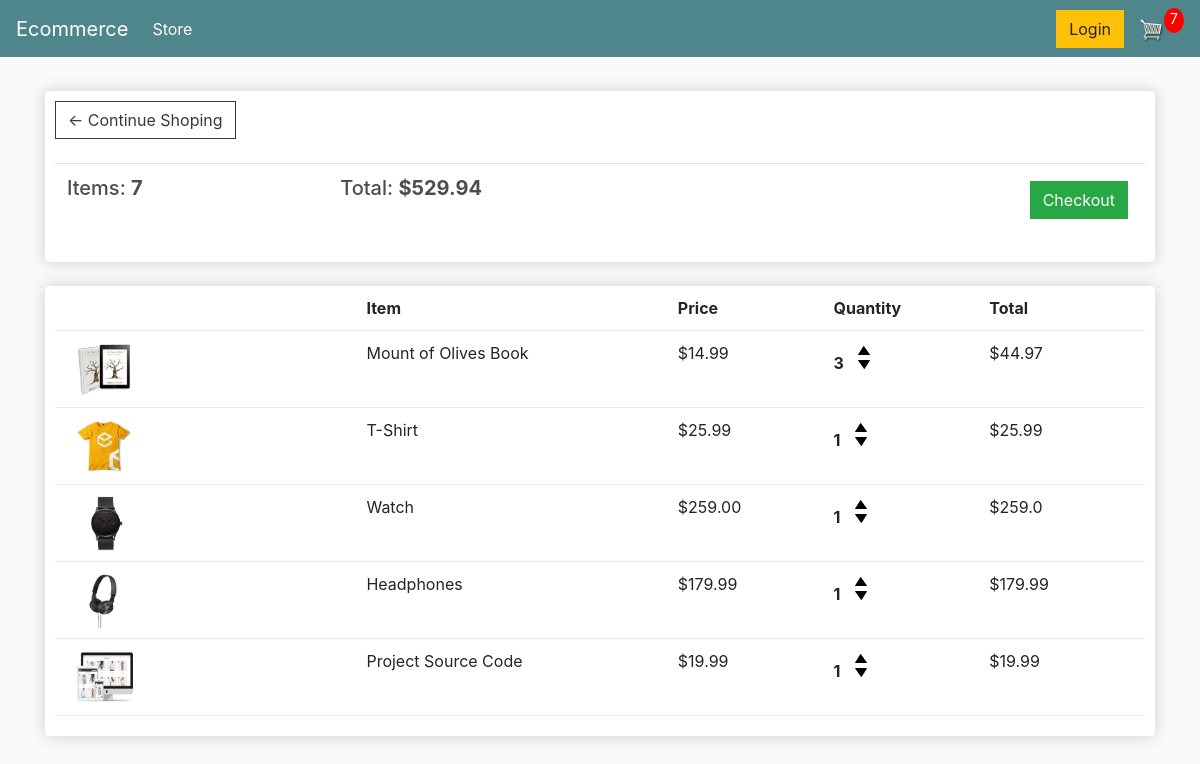
Page /store/cart/ (signed in) on the earlier database version.
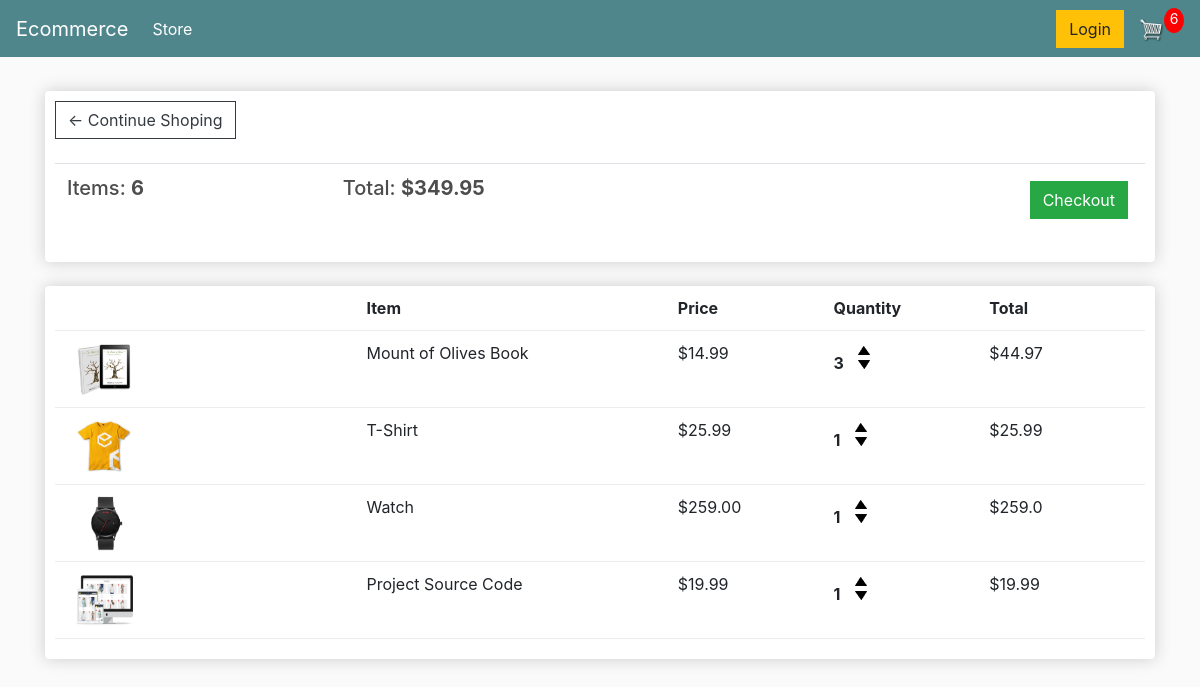
Same page on the later database version.
### store/models.py (models this page shows, shortened)
class Order(models.Model):
    customer = models.ForeignKey(Customer, null=True, blank=True, on_delete=models.SET_NULL)
    order_date = models.DateTimeField(auto_now_add=True)
    complete = models.BooleanField(default=False)
    transation_id = models.CharField(max_length=50, null=True)
    @property
    def get_cart_total(self):
        orderitems = self.orderitem_set.all()
        total = sum([item.get_total for item in orderitems ])
        return total
    @property
    def get_cart_items(self):
        orderitems = self.orderitem_set.all()
        total = sum([item.quantity for item in orderitems ])
        return total

class OrderItem(models.Model):
    product = models.ForeignKey(Product, null=True, blank=True, on_delete=models.SET_NULL)
    order = models.ForeignKey(Order, null=True, blank=True, on_delete=models.SET_NULL)
    quantity = models.IntegerField(default=0, null=True, blank=True)
    added_date = models.DateTimeField(auto_now_add=True)
    @property
    def get_total(self):
        total = self.product.price * self.quantity
        return total

class Product(models.Model):
    name = models.CharField(max_length=50)
    price = models.FloatField()
    digital = models.BooleanField(default=False, null=True, blank=True)
    image = models.ImageField(null= True, blank= True)
    @property
    def image_url(self):
        try:
            url = self.image.url
        except:
            url = ""
        return url

### store/views.py (the view)
# urls.py: path('cart/', cart, name='cart'),
def cart(request):
    if request.user.is_authenticated:
        customer = request.user.customer
        order, created = Order.objects.get_or_create(customer= customer, complete= False )
        items = order.orderitem_set.all()
        cartItems = order.get_cart_items
    else:
        items = []
        order= {"get_cart_total": 0, 'get_cart_items': 0, 'shipping': False}
        cartItems = order['get_cart_items']
    context = {
        'items': items,
        'order': order,
        'cartItems': cartItems
    }
    return render(request, 'store/cart.html', context)

### store/templates/store/cart.html
{% extends 'store/main.html' %}
{% load static %}
{% block content %}
    <div class="row">
        <div class="col-lg-12">
            <div class="box-element">
                <a href="{% url 'store:store' %}" class="btn btn-outline-dark">&#x2190; Continue Shoping</a>
                <br>
                <br>
                <table class="table">
                    <tr>
                        <th><h5>Items: <strong>{{ order.get_cart_items }}</strong></h5></th>
                        <th><h5>Total: <strong>${{ order.get_cart_total|floatformat:2  }}</strong></h5></th>
                        <th><a class="btn btn-success" style="float:right; margin:5px" href="{% url 'store:checkout' %}">Checkout</a></th>
                    </tr>
                </table>
            </div>
            <br>
            <div class="box-element">
                <div class="cart-row">
                    <div style="flex:2"></div>
                    <div style="flex:2"><strong>Item</strong></div>
                    <div style="flex:1"><strong>Price</strong></div>
                    <div style="flex:1"><strong>Quantity</strong></div>
                    <div style="flex:1"><strong>Total</strong></div>
                </div>
                {% for item in items %}
                <div class="cart-row">
                    <div style="flex:2"><img src="{{ item.product.image_url }}" class="row-image"></div>
                    <div style="flex:2">{{ item.product.name }}</div>
                    <div style="flex:1">${{ item.product.price|floatformat:2 }}</div>
                    <div style="flex:1">
                        <p class="quantity">{{ item.quantity }}</p>
                        <div class="quantity">
                            <img src="{% static 'images/arrow-up.png' %}" class="chg-quantity update-cart" data-product="{{item.product.id}}" data-action="add">
                            <img src="{% static 'images/arrow-down.png' %}" class="chg-quantity update-cart" data-product="{{item.product.id}}" data-action="remove">
                        </div>
                    </div>
                    <div style="flex:1">${{ item.get_total }}</div>
                </div>
                {% endfor %}
            </div>
        </div>
    </div>
{% endblock content %}

Differences in the rows shown:
removed OrderItem: product.image_url (picture), product.name "Headphones", product.price "179.99", quantity "1", get_total "179.99"
computed for Order: get_cart_items "7" → "6"; get_cart_total "529.94" → "349.95"
Other differences:
{{ cartItems }}: "7" → "6"
